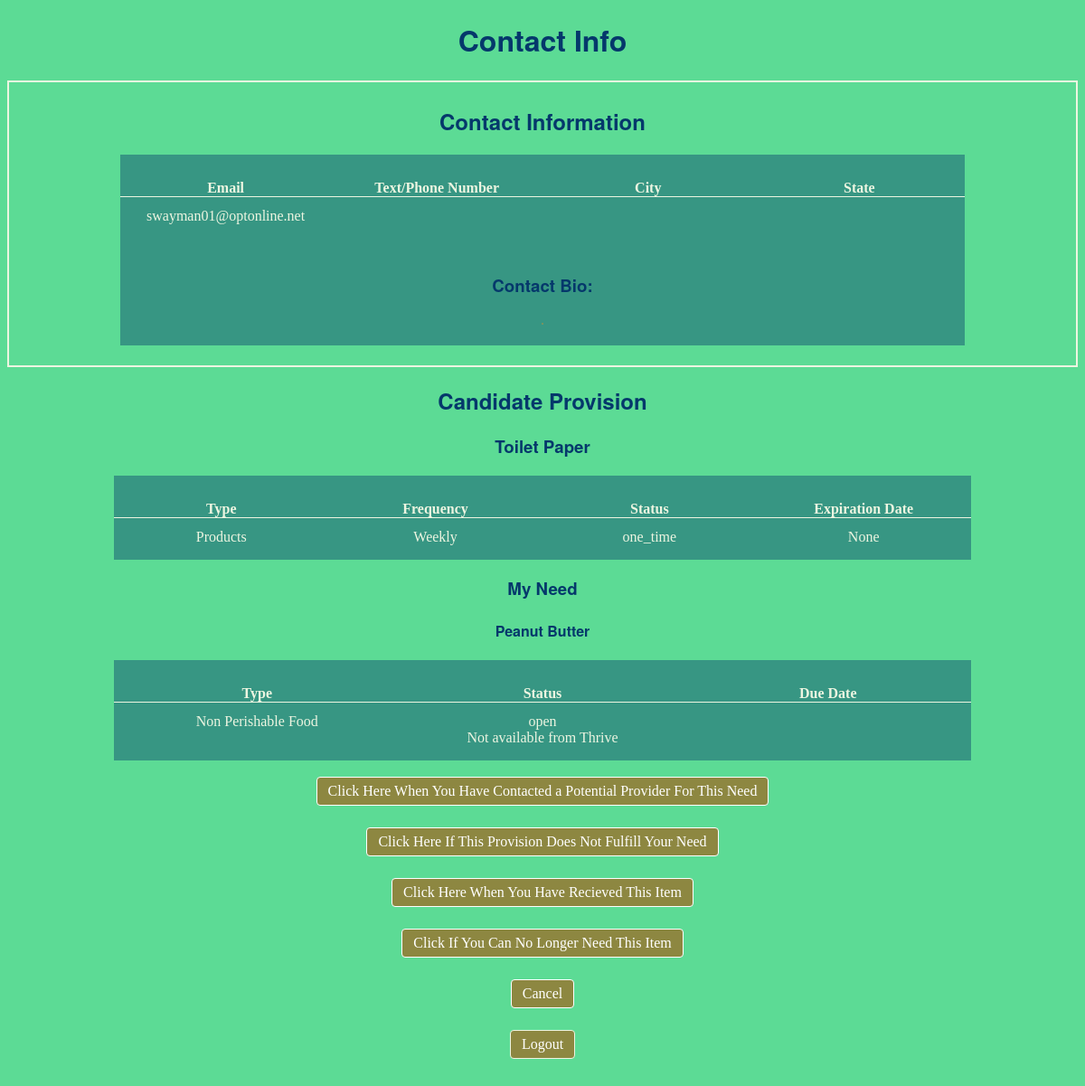
The app's page /provision_contact_info/1/1/ (signed in), older data.
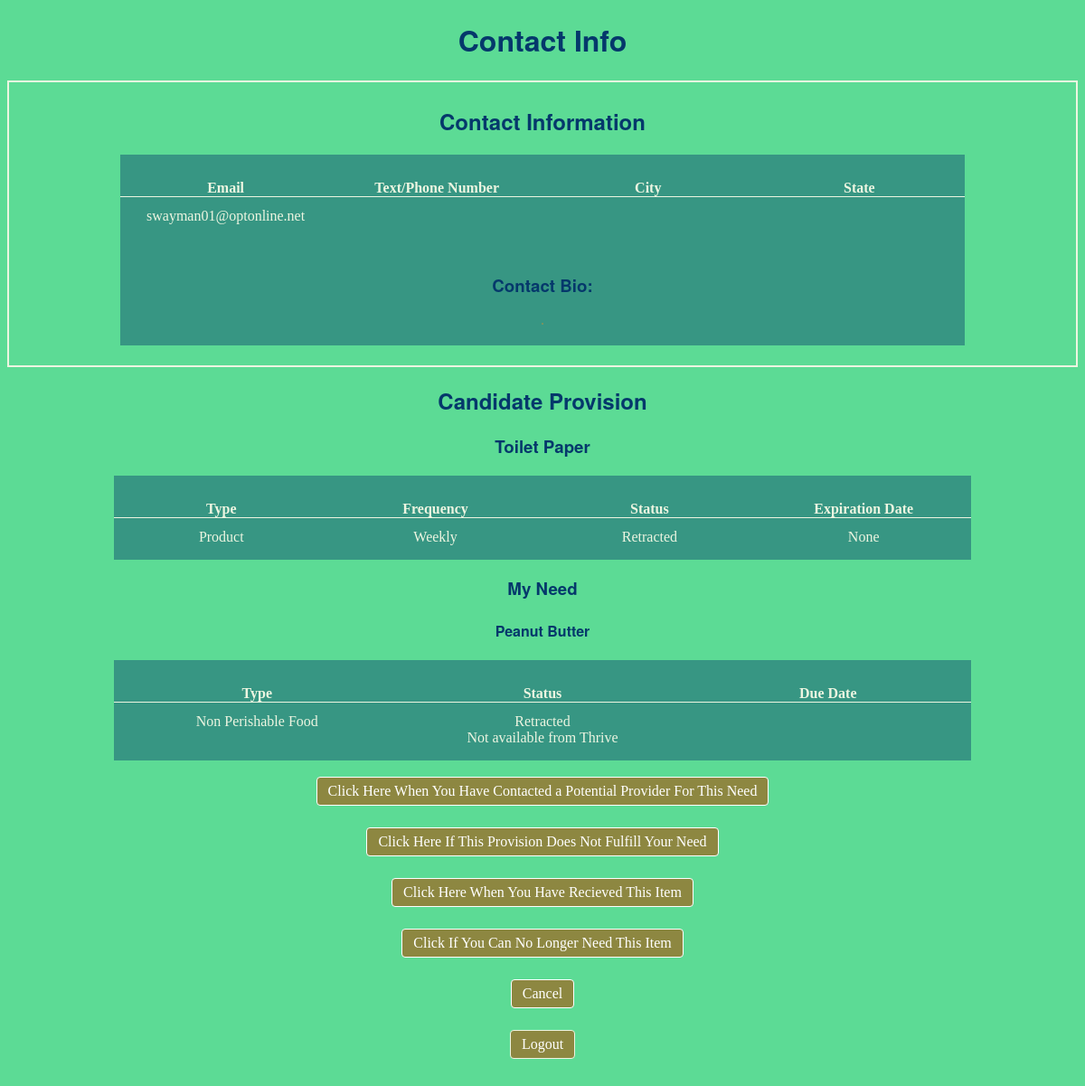
The same page, newer data.
### share/models.py (models this page shows, shortened)
class Provision(models.Model):
    STATUS = (
    ('Available', 'Available'),
    ('Pending', 'Pending'),
    ('Provided', 'Provided'),
    ('Expired', 'Expired'),
    ('Retracted', 'Retracted'),
    )
    FREQUENCY = (
    ('One Time', 'One_time'),
    ('Daily', 'Daily'),
    ('Weekly', 'Weekly'),
    ('Monthly', 'Monthly'),
    ('Intermittent', 'Intermittent'),
    ('Not Applicable', 'Not Applicable'),
    )
    name = models.CharField(max_length=50, help_text='')
    member_id = models.PositiveSmallIntegerField(blank=False,
    help_text='Providing member',default=0)
    type = models.CharField(max_length=25, choices=TYPE)
    frequency = models.CharField(max_length=25, choices=FREQUENCY, default='One_time',
    help_text='Used for items that repeat (i.e. at service that can be provided \
    to one person every week')
    expiration_date = models.DateTimeField(auto_now=False, auto_now_add=False, \
    blank=True, null=True, help_text=('useful for food and deadlines'))
    status = models.CharField(max_length=25, choices=STATUS, default='Available')
    provided_to = models.PositiveSmallIntegerField(blank=True, null=True,
    help_text="Member who received the service")

class Need(models.Model):
    STATUS = (
    ('Open', 'Open'),
    ('Pending', 'Pending'),
    ('Provided', 'Provided'),
    ('Expired', 'Expired'),
    ('Retracted', 'Retracted'),
    )
    name = models.CharField(max_length=50, help_text='')
    member_id = models.PositiveSmallIntegerField(blank=False,
    help_text='Member with need',default=0)
    type = models.CharField(max_length=25, choices=TYPE)
    due_date = models.DateTimeField(auto_now=False, auto_now_add=False, \
    blank=True, null=True, help_text='when is the item needed?')
    background_info = models.TextField(max_length=1000, blank=True, \
    help_text="Any additional information that might help")
    status = models.CharField(max_length=25, choices=STATUS, default='Open')
    provided_from = models.PositiveSmallIntegerField(blank=True, null=True,
    help_text="Member who provided the service")

### share/views.py (the view, shortened to what this page needs)
# urls.py: path("provision_contact_info/", views.provision_contact_info, name="provision_contact_info"), # for debugging urls
@login_required
def provision_contact_info(request,pk1,pk2):
    provision = Provision.objects.get(id=pk1)
    member_id = Provision.objects.get(id=pk1).member_id
    user_check = User.objects.filter(id=member_id).count()
    user = User.objects.filter(id=member_id)
    print(user.first())
    email = str(user.first().email)
    contact = Member_profile.objects.filter(member_id=member_id).first()
    need = Need.objects.filter(id=pk2).first()
    need.due_date = format_date(need.due_date)
    context = {
    'provision':provision,
    'need': need,
    "contact":contact,
    "user":user,
    "email":email,
    }
    return render(request, 'share/provision_contact_info.html/',context)

### share/views.py (called while the page is built)
def format_date(date_in):
    if date_in!=None:
        try:
            date_out = date_in.strftime("%b %d, %Y")
        except:
            date_in = datetime.strptime(date_in, "%b %d, %Y")
            date_out = date_in.strftime("%Y-%m-%d")
        return date_out

### share/templates/share/provision_contact_info.html (shortened to what this page needs)
{% extends "base_generic.html" %}
{% block content %}
<h1>Contact Info</h1>
<div class="one-provision">
  <h2>{{contact.name}} Contact Information</h2>
  <div class="login-grid">
    <div class="login-left-margin"></div>
    <div class="login-middle">
      <div class="provisions-grid-4columns">
        <span class="provision-column1"><strong>Email</strong></span>
        <span class="provision-column2"><strong>Text/Phone Number</strong></span>
        <span class="provision-column3"><strong>City</strong></span>
        <span class="provision-column4"><strong>State</strong></span>
        <span class="provision-column1">{{email}}</span>
        <span class="provision-column2">{{contact.phone_number}}</span>
        <span class="provision-column3">{{contact.city}}</span>
        <span class="provision-column4">{{contact.state}}</span>
      </div>
      <br><br>
      <h3>Contact Bio:</h3>
      <span class="bio-box">{{contact.member_bio}}</span>
    </div>
  </div>
  <div class="login-right-margin"></div>
</div>
<div class>
  <h2>Candidate Provision</h2>
  <h3>{{provision.name}}</h3>
 <div class="login-grid">
  <div class="login-left-margin"></div>
   <div class="login-middle">
     <div class="provisions-grid-4columns">
       <span class="provision-column1"><strong>Type</strong></span>
       <span class="provision-column2"><strong>Frequency</strong></span>
       <span class="provision-column3"><strong>Status</strong></span>
       <span class="provision-column4"><strong>Expiration Date</strong></span>
       <span class="provision-column1">{{provision.type}}</span>
       <span class="provision-column2">{{provision.frequency}}</span>
       <span class="provision-column3">{{provision.status}}</span>
       <span class="provision-column4">{{provision.expiration_date}}</span>
      </div>
  </div>
  <div class="login-right-margin"></div>
 </div>
</div>
<div>
<h3>My Need</h3>
<h4>{{need.name}}</h4>
<div class="login-grid">
<div class="login-left-margin"></div>
  <div class="login-middle">
    <div class="provisions-grid-3columns">
      <span class="provision-column1"><strong>Type</strong></span>
      <span class="provision-column2"><strong>Status</strong></span>
      <span class="provision-column3"><strong>Due Date</strong></span>
      <span class="provision-column1">{{need.type}}</span>
      <span class="provision-column2">{{need.status}}</span>
      <span class="provision-column3">{{need.expiration_date}}</span>
    </div>
    <div>{{need.background_info}}</div>
  </div>
  <div class="login-right-margin"></div>
 </div>
</div>
<div>
  <div class="button-centered">
    <a class="button-submit" style="color:white" href="{% url 'status_update'%}2/{{need.id}}/2/{{contact.member_id}}">
      Click Here When You Have Contacted a Potential Provider For This Need</a>
  </div>
  <div class="button-centered">
    <a class="button-submit" style="color:white" href="{% url 'status_update'%}2/{{need.id}}/1/{{contact.member_id}}">
      Click Here If This Provision Does Not Fulfill Your Need</a>
  </div>
  <div class="button-centered">
    <a class="button-submit" style="color:white" href="{% url 'status_update'%}2/{{need.id}}/3/{{contact.member_id}}/">
      Click Here When You Have Recieved This Item</a>
  </div>
  <div class="button-centered">
    <a class="button-submit" style="color:white" href="{% url 'status_update'%}2/{{need.id}}/5/{{contact.member_id}}">
      Click If You Can No Longer Need This Item</a>
  </div>
  <div class="button-centered">
  <a class="button-submit" style="color:white" href="{% url 'summary'%}">Cancel</a>
  </div>
  <div class="bold-centered">
  <form  method="post" action="{% url 'logged_out' %}">
    <input type="submit" class="button-submit" style="color:white"  value="Logout" />
  </form>
  <div class="login-right-margin"></div>
  </div>
</div>
{% endblock %}

Row changes from the older to the newer data that the page shows:
changed Provision "Toilet Paper": type "Products" → "Product"; status "one_time" → "Retracted"
changed Need "Peanut Butter": status "open" → "Retracted"
